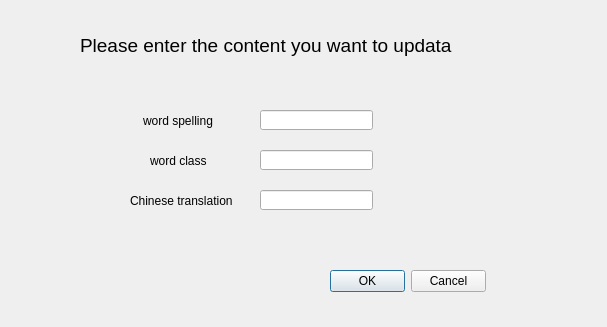
<?xml version="1.0" encoding="UTF-8"?>
<ui version="4.0">
 <class>RenewProperty</class>
 <widget class="QDialog" name="RenewProperty">
  <property name="geometry">
   <rect>
    <x>0</x>
    <y>0</y>
    <width>607</width>
    <height>327</height>
   </rect>
  </property>
  <property name="windowTitle">
   <string>Dialog</string>
  </property>
  <widget class="QLabel" name="label">
   <property name="geometry">
    <rect>
     <x>80</x>
     <y>10</y>
     <width>441</width>
     <height>71</height>
    </rect>
   </property>
   <property name="text">
    <string>&lt;html&gt;&lt;head/&gt;&lt;body&gt;&lt;p&gt;&lt;span style=&quot; font-size:14pt;&quot;&gt;Please enter the content you want to updata&lt;/span&gt;&lt;/p&gt;&lt;/body&gt;&lt;/html&gt;</string>
   </property>
  </widget>
  <widget class="QLabel" name="label_2">
   <property name="geometry">
    <rect>
     <x>143</x>
     <y>110</y>
     <width>81</width>
     <height>21</height>
    </rect>
   </property>
   <property name="text">
    <string>word spelling</string>
   </property>
  </widget>
  <widget class="QLabel" name="label_4">
   <property name="geometry">
    <rect>
     <x>150</x>
     <y>150</y>
     <width>61</width>
     <height>21</height>
    </rect>
   </property>
   <property name="text">
    <string>word class</string>
   </property>
  </widget>
  <widget class="QLabel" name="label_3">
   <property name="geometry">
    <rect>
     <x>130</x>
     <y>190</y>
     <width>121</width>
     <height>21</height>
    </rect>
   </property>
   <property name="text">
    <string>Chinese translation</string>
   </property>
  </widget>
  <widget class="QLineEdit" name="lineEdit">
   <property name="geometry">
    <rect>
     <x>260</x>
     <y>110</y>
     <width>113</width>
     <height>20</height>
    </rect>
   </property>
  </widget>
  <widget class="QLineEdit" name="lineEdit_2">
   <property name="geometry">
    <rect>
     <x>260</x>
     <y>150</y>
     <width>113</width>
     <height>20</height>
    </rect>
   </property>
  </widget>
  <widget class="QLineEdit" name="lineEdit_3">
   <property name="geometry">
    <rect>
     <x>260</x>
     <y>190</y>
     <width>113</width>
     <height>20</height>
    </rect>
   </property>
  </widget>
  <widget class="QDialogButtonBox" name="buttonBox">
   <property name="geometry">
    <rect>
     <x>330</x>
     <y>270</y>
     <width>156</width>
     <height>23</height>
    </rect>
   </property>
   <property name="standardButtons">
    <set>QDialogButtonBox::Cancel|QDialogButtonBox::Ok</set>
   </property>
  </widget>
 </widget>
 <resources/>
 <connections/>
</ui>
